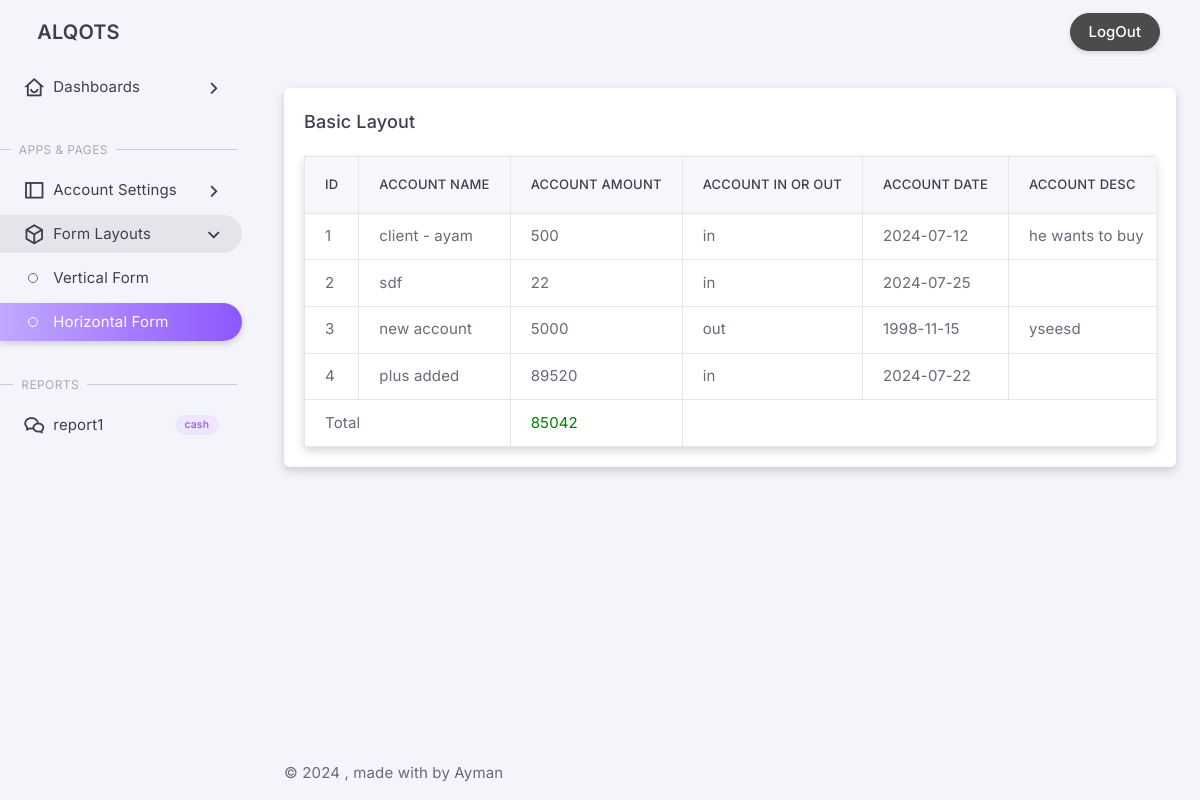
Screenshot of /admin/html/accountreport.php with the database file from the repository.
### tables this page shows
CREATE TABLE `account` (
  `id` int(15) NOT NULL,
  `accountname` varchar(25) NOT NULL,
  `accountamount` varchar(6) NOT NULL,
  `inorout` varchar(4) NOT NULL,
  `accountdate` date NOT NULL,
  `accountdesc` varchar(255) NOT NULL
);

### admin/html/accountreport.php (the view)
<?php
include ("frontcode.php");
include ("meno.php");
?>
<?php
    include('connection.php');
    $result = $conn->query("SELECT `id`, `accountname`, `accountamount`, `inorout`, `accountdate`, `accountdesc` FROM `account` ;");
	$count = 1;
    $total = 0;
	?>
<h5 class="mb-0">Basic Layout</h5></div>
<div class="card-body">
 <div class="card">
                  <div class="table-responsive text-nowrap">
                    <table class="table table-bordered">
                      <thead>
                        <tr>
                          <th>Id</th>
                          <th>Account Name</th>
                          <th>Account Amount</th>
                          <th>Account in or out</th>
                          <th>Account Date</th>
                          <th>Account Desc</th>
                        </tr>
                      </thead>
                      <tbody>
                       <?php
					       while ($row = $result->fetch_assoc()) {
        echo "<tr>";
        echo "<td>" . $count . "</td>";
        echo "<td>";
        echo $row['accountname'];
        echo "</td>";
        echo "<td>" . $row['accountamount'] . "</td>";
        echo "<td>" . $row['inorout'] . "</td>";
        echo "<td>" . $row['accountdate'] . "</td>";
        echo "<td>" . $row['accountdesc'] . "</td>";
        echo "</tr>";
        $count = $count + 1;
        if ($row['inorout'] == 'in')
            $total = $total + $row['accountamount'];
        else
            $total = $total - $row['accountamount'];
    }
    echo "<tr>";
    echo "<td colspan='2'>Total</td>";
    if ($total > 0)
        echo "<td><font color='green'>" . $total . "</font></td>";
    else
        echo "<td><font color='red'>" . $total . "</font></td>";
    echo "</tr>";
					   ?>
                      </tbody>
                    </table>
                  </div>
              </div>
<?php include("rear.php");?>

### admin/html/frontcode.php (shortened to what this page needs)
<!doctype html>
<html
  lang="en"
  class="light-style layout-menu-fixed layout-compact"
  dir="ltr"
  data-theme="theme-default"
  data-assets-path="../assets/"
  data-template="vertical-menu-template-free"
  data-style="light">
  <head>
    <link rel="stylesheet" href="../assets/vendor/fonts/remixicon/remixicon.css" />
    <link rel="stylesheet" href="../assets/vendor/libs/node-waves/node-waves.css" />
    <link rel="stylesheet" href="../assets/vendor/css/core.css" class="template-customizer-core-css" />
    <link rel="stylesheet" href="../assets/vendor/css/theme-default.css" class="template-customizer-theme-css" />
    <link rel="stylesheet" href="../assets/css/demo.css" />
    <link rel="stylesheet" href="../assets/vendor/libs/perfect-scrollbar/perfect-scrollbar.css" />
  </head>
  <body>
    <div class="layout-wrapper layout-content-navbar">
      <div class="layout-container">

### admin/html/meno.php (shortened to what this page needs)
<aside id="layout-menu" class="layout-menu menu-vertical menu bg-menu-theme">
  <div class="app-brand demo">
    <a href="index.html" class="app-brand-link">
      <span class="app-brand-text demo menu-text fw-semibold ms-2">AlQots</span>
    </a>
  </div>
  <ul class="menu-inner py-1">
    <li class="menu-item">
      <a href="javascript:void(0);" class="menu-link menu-toggle">
        <i class="menu-icon tf-icons ri-home-smile-line"></i>
        <div data-i18n="Dashboards">Dashboards</div>
      </a>
    </li>
    <li class="menu-header mt-7">
      <span class="menu-header-text">Apps &amp; Pages</span>
    </li>
    <li class="menu-item">
      <a href="javascript:void(0);" class="menu-link menu-toggle">
        <i class="menu-icon tf-icons ri-layout-left-line"></i>
        <div data-i18n="Account Settings">Account Settings</div>
      </a>
    </li>
    <li class="menu-item active open">
      <a href="javascript:void(0);" class="menu-link menu-toggle">
        <i class="menu-icon tf-icons ri-box-3-line"></i>
        <div data-i18n="Form Layouts">Form Layouts</div>
      </a>
      <ul class="menu-sub">
        <li class="menu-item">
          <a href="form-layouts-vertical.html" class="menu-link">
            <div data-i18n="Vertical Form">Vertical Form</div>
          </a>
        </li>
        <li class="menu-item active">
          <a href="form-layouts-horizontal.html" class="menu-link">
            <div data-i18n="Horizontal Form">Horizontal Form</div>
          </a>
        </li>
      </ul>
    </li>
      <li class="menu-header mt-7">
      <span class="menu-header-text">Reports</span>
    </li>
       <li class="menu-item">
      <a
        href="#"
        target="_blank"
        class="menu-link">
        <i class="menu-icon tf-icons ri-wechat-line"></i>
        <div data-i18n="report1">report1</div>
        <div class="badge bg-label-primary fs-tiny rounded-pill ms-auto">cash</div>
      </a>
    </li>
  </ul>
</aside>
<div class="layout-page">
  <nav
    class="layout-navbar container-xxl navbar navbar-expand-xl navbar-detached align-items-center bg-navbar-theme"
    id="layout-navbar">
    <div class="navbar-nav-right d-flex align-items-center" id="navbar-collapse">
      <ul class="navbar-nav flex-row align-items-center ms-auto">
        <li class="nav-item lh-1 me-4">
          <a href="logout.php"><button type="button" class="btn rounded-pill btn-dark">LogOut</button></a>
        </li>
      </ul>
    </div>
  </nav>
  <div class="content-wrapper">
    <div class="container-xxl flex-grow-1 container-p-y">
      <div class="row">
        <div class="col-xxl">
          <div class="card mb-6">
            <div class="card-header d-flex align-items-center justify-content-between">

### admin/html/rear.php (shortened to what this page needs)
  </div>
                  </div>
                </div>
              </div>
            </div>
            <footer class="content-footer footer bg-footer-theme">
              <div class="container-xxl">
                <div
                  class="footer-container d-flex align-items-center justify-content-between py-4 flex-md-row flex-column">
                  <div class="text-body mb-2 mb-md-0">
                    ©
                    2024
                    , made with by Ayman</a>
                  </div>
                </div>
              </div>
            </footer>
          </div>
        </div>
      </div>
    </div>
  </body>
</html>

### admin/assets/css/demo.css (style rules this page uses)
.menu .app-brand.demo { height: 64px; }
.app-brand-text.demo { font-size: 1.25rem; }

### rows the page displays
account: accountname "client - ayam", accountamount "500", inorout "in", accountdate "2024-07-12", accountdesc "he wants to buy"
account: accountname "sdf", accountamount "22", inorout "in", accountdate "2024-07-25"
account: accountname "new account", accountamount "5000", inorout "out", accountdate "1998-11-15", accountdesc "yseesd"
account: accountname "plus added", accountamount "89520", inorout "in", accountdate "2024-07-22"

### other values shown
$total "85042"
